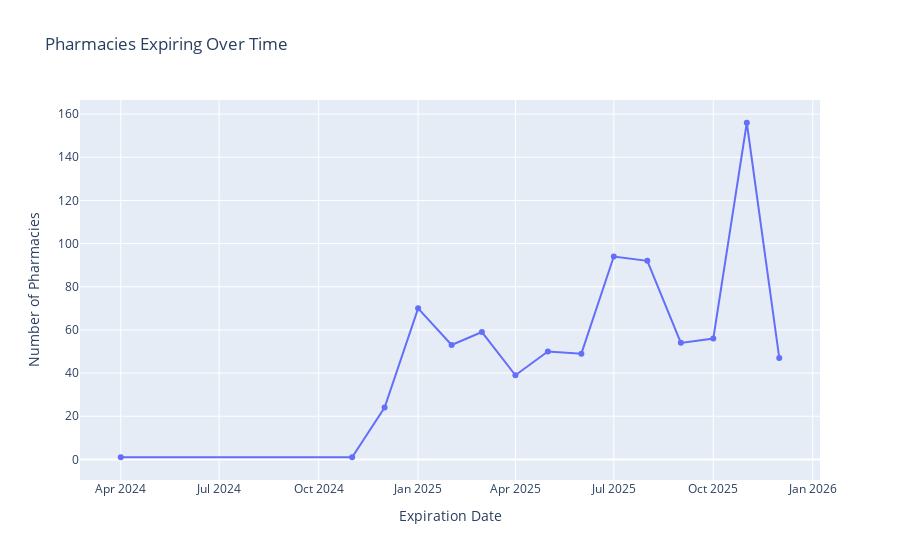

Write notebook code for a chart like this one.
### Markdown cell above
### WHEN are the currently licenses expiring?

### Code cell
# Step 1: Convert 'Expiration Date' to datetime (if not already done)
all_pharmacies['Expiration Date'] = pd.to_datetime(all_pharmacies['Expiration Date'], errors='coerce')

# Step 2: Group the data by month and year, and convert to string
expiration_monthly_counts = all_pharmacies.groupby(all_pharmacies['Expiration Date'].dt.to_period('M')).size().reset_index(name='Count')

# Convert Period to string for Plotly compatibility
expiration_monthly_counts['Expiration Date'] = expiration_monthly_counts['Expiration Date'].astype(str)

# Step 3: Plot the time series as a line chart with markers
fig = px.line(
    expiration_monthly_counts,
    x='Expiration Date',
    y='Count',
    title="Pharmacies Expiring Over Time",
    labels={'Expiration Date': 'Expiration Date', 'Count': 'Number of Pharmacies'},
    markers=True
)

# Add text labels for each marker to display the count
fig.update_traces(
    text=expiration_monthly_counts['Count'],   # Add the count as text
    textposition='top center',  # Position the text above each marker
)

# Show the plot
fig.show()

### Figure 1 — Plotly figure (JSON) as saved in the notebook; plotly's stock layout.template omitted (floating-point values rounded to 4 significant figures)
{"data": [{"hovertemplate": "Expiration Date=%{x}<br>Number of Pharmacies=%{y}<extra></extra>", "legendgroup": "", "line": {"color": "#636efa", "dash": "solid"}, "marker": {"symbol": "circle"}, "mode": "lines+markers", "name": "", "orientation": "v", "showlegend": false, "x": ["2024-04", "2024-11", "2024-12", "2025-01", "2025-02", "2025-03", "2025-04", "2025-05", "2025-06", "2025-07", "2025-08", "2025-09", "2025-10", "2025-11", "2025-12"], "xaxis": "x", "y": [1, 1, 24, 70, 53, 59, 39, 50, 49, 94, 92, 54, 56, 156, 47], "yaxis": "y", "type": "scatter", "text": [1.0, 1.0, 24.0, 70.0, 53.0, 59.0, 39.0, 50.0, 49.0, 94.0, 92.0, 54.0, 56.0, 156.0, 47.0], "textposition": "top center"}], "layout": {"xaxis": {"anchor": "y", "domain": [0.0, 1.0], "title": {"text": "Expiration Date"}}, "yaxis": {"anchor": "x", "domain": [0.0, 1.0], "title": {"text": "Number of Pharmacies"}}, "legend": {"tracegroupgap": 0}, "title": {"text": "Pharmacies Expiring Over Time"}}}
